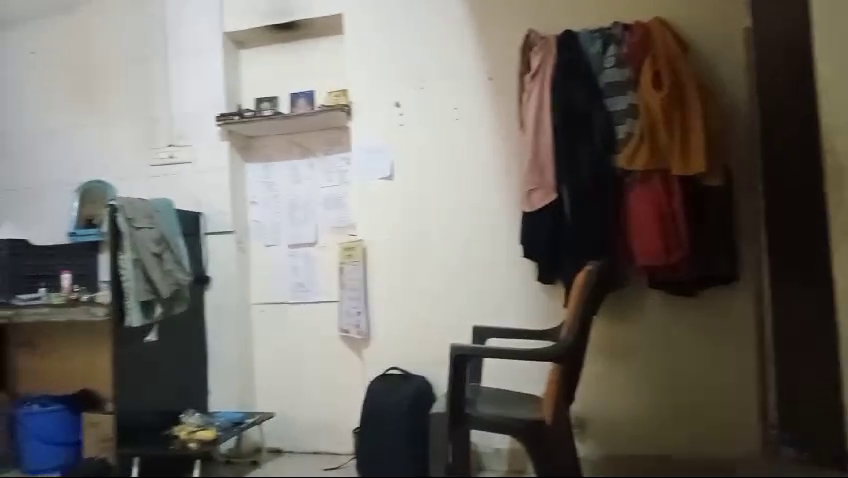
#> input picture frame 20 of sample_video.mp4, 848 x 478 px, given in place of sample_video1.mp4, which was not available
$ python practise.py
#> lines starting #> are read from the running program, lines starting #| are printed output that depends on the picture; after the words box and inside, x2 and y2 are one past the last pixel; in counts of white or black regions, pixels touching at a corner belong together; pictures that were not available may be replaced by others from this repository, and a replacement may not be noted
import cv2
import numpy as np

cap = cv2.VideoCapture('sample_video1.mp4')
# You can set a custom kernel size if you want
kernel = None

# Initialize background subtractor object
foog = cv2.createBackgroundSubtractorMOG2(detectShadows=True, varThreshold=50, history=2800)

# Noise filter threshold
thresh = 1100

while True:
    ret, frame = cap.read()
#> frame is the input picture: shape (478, 848, 3); mean B, G, R 104.3, 110.5, 114.6
    if not ret:
        break

    # Apply background subtraction
    fgmask = foog.apply(frame)
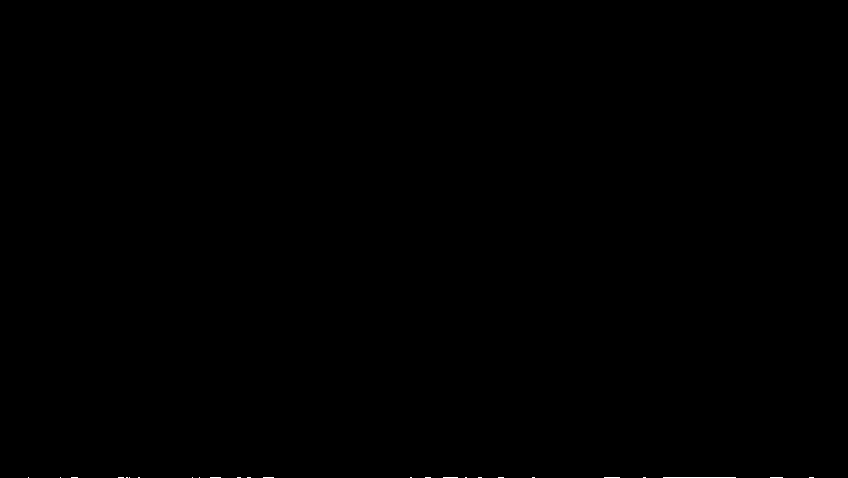
#> fgmask: shape (478, 848); values 127 (black) and 255 (white), 0.05% white in thin lines or dots, all inside (x1, y1, x2, y2) = (28, 477, 814, 478)

    # Get rid of the shadows
    ret, fgmask = cv2.threshold(fgmask, 250, 255, cv2.THRESH_BINARY)

    # Apply some morphological operations to ensure a good mask
    fgmask = cv2.dilate(fgmask, kernel, iterations=1)
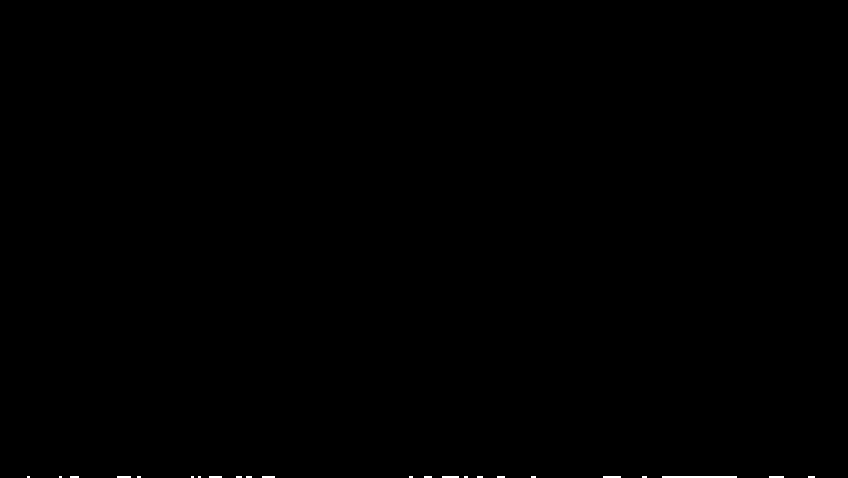
#> fgmask: shape (478, 848); 0.12% white; 23 white regions (16 under 20 px)

    # Detect contours in the frame
    contours, hierarchy = cv2.findContours(fgmask, cv2.RETR_EXTERNAL, cv2.CHAIN_APPROX_SIMPLE)
#> contours = 23 contours, 22 with area under 20; largest, box (x1, y1, x2, y2) and area: (662, 476, 737, 478) 74

    if contours:
        # Get the maximum contour
        cnt = max(contours, key=cv2.contourArea)
#> cnt = [[662, 476], [662, 477], [736, 477], [736, 476]]

        # Make sure the contour area is somewhat higher than a threshold to ensure it's a person and not noise.
        if cv2.contourArea(cnt) > thresh:
            # Draw a bounding box around the person and label it as person detected
            x, y, w, h = cv2.boundingRect(cnt)
            cv2.rectangle(frame, (x, y), (x+w, y+h), (0, 0, 255), 2)
            cv2.putText(frame, 'Person Detected', (x, y-10), cv2.FONT_HERSHEY_SIMPLEX, 0.3, (0, 255, 0), 1, cv2.LINE_AA)

    # Stack both frames and show the image
    fgmask_3 = cv2.cvtColor(fgmask, cv2.COLOR_GRAY2BGR)
#> fgmask_3: shape (478, 848, 3); 0.12% white; 23 white regions (16 under 20 px), largest, box (x1, y1, x2, y2) and area: (662, 476, 737, 478) 150, (603, 476, 621, 478) 36, (442, 476, 459, 478) 34
    stacked = np.hstack((fgmask_3, frame))
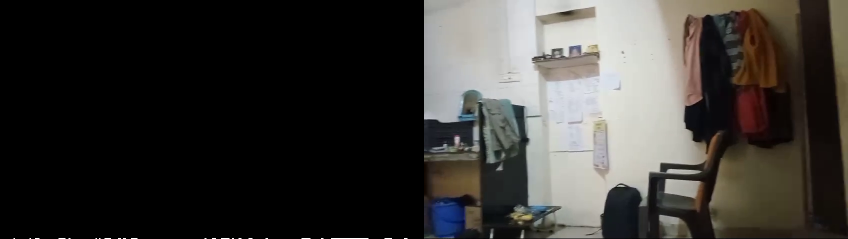
#> stacked: shape (478, 1696, 3) (shown at 1/2 size); mean B, G, R 52.3, 55.4, 57.5
    # Adjust window size
    cv2.imshow('Combined', cv2.resize(stacked, (800, 600)))
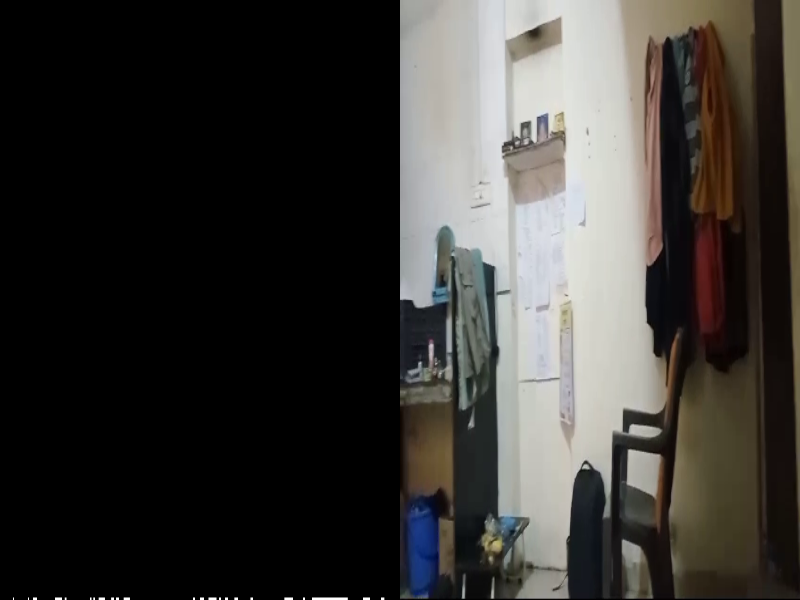
#> window 'Combined': shape (600, 800, 3); mean B, G, R 52.3, 55.4, 57.4

    k = cv2.waitKey(40) & 0xff
#> (key q is pressed here)
    if k == ord('q'):
        break

cap.release()
cv2.destroyAllWindows()

$ run again, starting later in the video
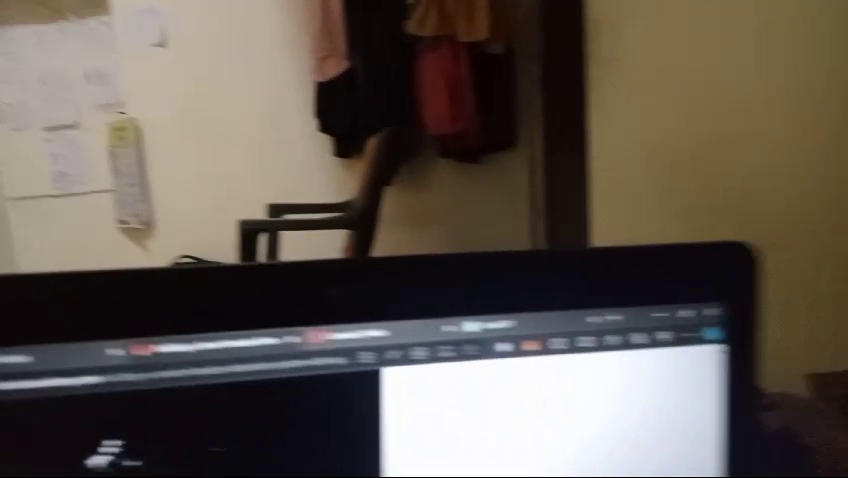
#> input picture frame 92 of sample_video.mp4, 848 x 478 px, given in place of sample_video1.mp4, which was not available
#> frame is the input picture: shape (478, 848, 3); mean B, G, R 82.1, 90.4, 99.2
#> contours = 7 contours, 5 with area under 20; largest, box (x1, y1, x2, y2) and area: (667, 476, 709, 478) 41, (115, 476, 143, 478) 27
#> cnt = [[667, 476], [667, 477], [708, 477], [708, 476]]
#> fgmask_3: shape (478, 848, 3); 0.05% white; 7 white regions (3 under 20 px), largest, box (x1, y1, x2, y2) and area: (667, 476, 709, 478) 84, (115, 476, 143, 478) 56, (650, 476, 666, 478) 32, (712, 476, 722, 478) 20
#> `stacked = np.hstack((fgmask_3, frame))`:
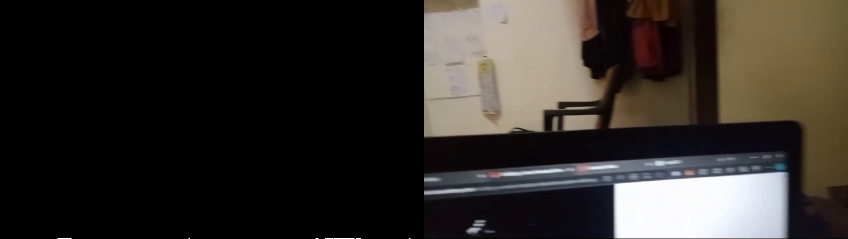
#> stacked: shape (478, 1696, 3) (shown at 1/2 size); mean B, G, R 41.1, 45.3, 49.6
#> `cv2.imshow('Combined', cv2.resize(stacked, (800, 600)))`:
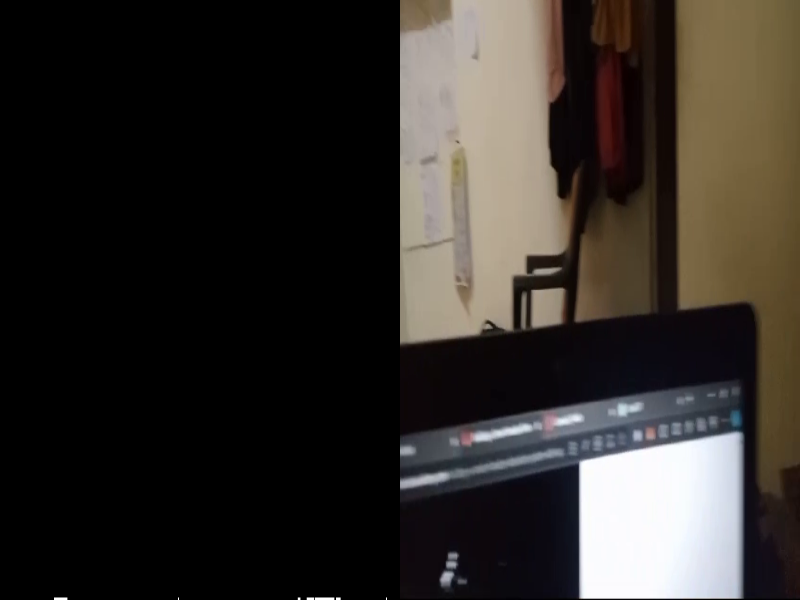
#> window 'Combined': shape (600, 800, 3); mean B, G, R 41.1, 45.3, 49.6

$ run again, starting later in the video
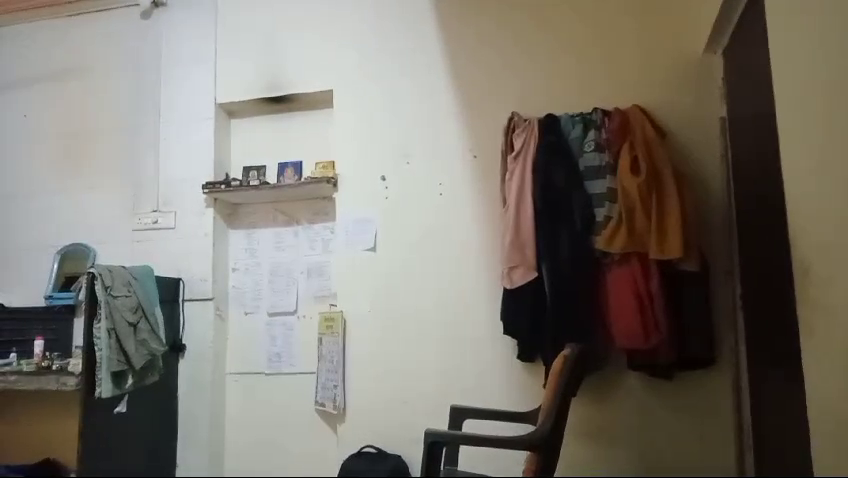
#> input picture frame 164 of sample_video.mp4, 848 x 478 px, given in place of sample_video1.mp4, which was not available
#> frame is the input picture: shape (478, 848, 3); mean B, G, R 112.5, 121.3, 125.8
#> contours = 25 contours, 21 with area under 20; largest, box (x1, y1, x2, y2) and area: (816, 476, 848, 478) 31, (609, 476, 640, 478) 30, (493, 476, 516, 478) 22, (206, 476, 227, 478) 20
#> cnt = [[816, 476], [816, 477], [847, 477], [847, 476]]
#> fgmask_3: shape (478, 848, 3); 0.13% white; 25 white regions (16 under 20 px), largest, box (x1, y1, x2, y2) and area: (816, 476, 848, 478) 64, (609, 476, 640, 478) 62, (493, 476, 516, 478) 46
#> `stacked = np.hstack((fgmask_3, frame))`:
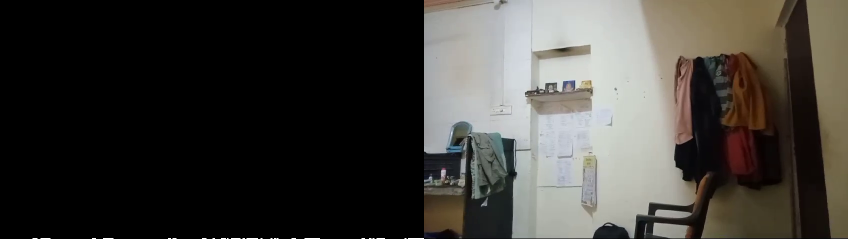
#> stacked: shape (478, 1696, 3) (shown at 1/2 size); mean B, G, R 56.4, 60.8, 63.1
#> `cv2.imshow('Combined', cv2.resize(stacked, (800, 600)))`:
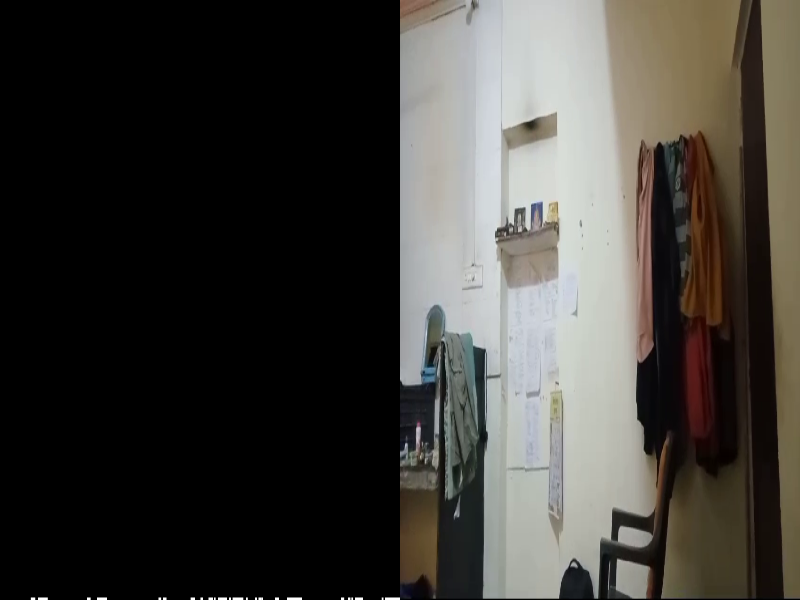
#> window 'Combined': shape (600, 800, 3); mean B, G, R 56.4, 60.8, 63
